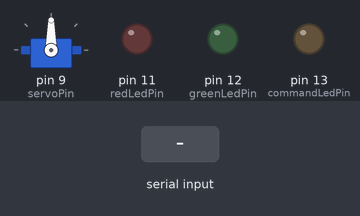
Bench run of a sketch on a simulated Arduino Uno, built with avr-gcc and run on an emulated ATmega328P. On the bench: servo, output pins drawn as LEDs (lit = HIGH). The test bench sets the inputs (shaded band). What the sketch prints to the serial monitor is not drawn.

Above: at 1.4 s.
1.5 s: "1" received over Serial
At 2.8 s:
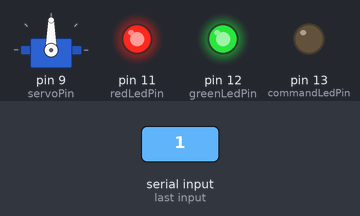
3.1 s: byte 0 (0) received over Serial
At 4.0 s:
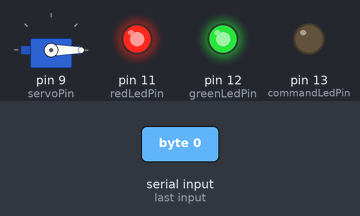
Timing chart, 0 to 6.1 s (numbered marks = the images above; inputs shaded):
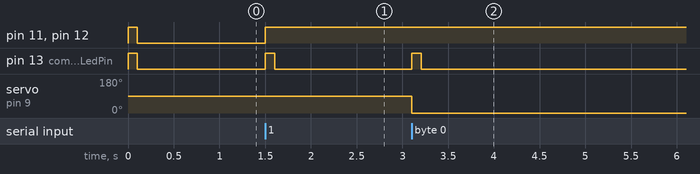

The sketch:

WifiCatcherArduino.ino
```cpp
#include <Servo.h>

const int servoPin = 9;
const int redLedPin = 11;
const int greenLedPin = 12;
const int commandLedPin = 13;

Servo servo;

void setup() {
  Serial.begin(9600);
  servo.attach(servoPin);
  pinMode(redLedPin, OUTPUT);
  pinMode(greenLedPin, OUTPUT);
  pinMode(commandLedPin, OUTPUT);
  testLeds();

  Serial.write("start");
}

void testLeds() {
  digitalWrite(redLedPin, HIGH);
  digitalWrite(greenLedPin, HIGH);
  digitalWrite(commandLedPin, HIGH);
  delay(100);
  digitalWrite(redLedPin, LOW);
  digitalWrite(greenLedPin, LOW);
  digitalWrite(commandLedPin, LOW);
  delay(100);
}

void loop() {
   if (Serial.available() > 0) {
      byte bt = Serial.read();
      delay(2);

      if (bt == 0) {
        int angle = Serial.read();
        servo.write(angle);
      } else {
        int state = Serial.read();

        if (state == 0 || state == 3)
          digitalWrite(greenLedPin, LOW);
        else
          digitalWrite(greenLedPin, HIGH);

        if (state == 0 || state == 2)
          digitalWrite(redLedPin, LOW);
        else
          digitalWrite(redLedPin, HIGH);
      }

      digitalWrite(commandLedPin, HIGH);
      delay(100);
      digitalWrite(commandLedPin, LOW);
      delay(100);
   }
}
```

Measured:
- after the input at 1.5 s, pin 11 (redLedPin), pin 12 (greenLedPin): LOW → HIGH at once; pin 13 (commandLedPin): LOW → HIGH at once, → LOW 0.10 s later
- after the input at 3.1 s, pin 13 (commandLedPin): LOW → HIGH at once, → LOW 0.10 s later; servo on pin 9 (servoPin): 90° → 0° at once
